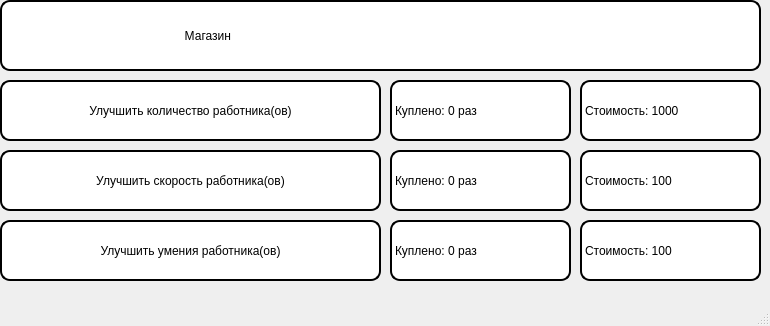
<?xml version="1.0" encoding="UTF-8"?>
<ui version="4.0">
 <class>Shop</class>
 <widget class="QMainWindow" name="Shop">
  <property name="geometry">
   <rect>
    <x>0</x>
    <y>0</y>
    <width>770</width>
    <height>326</height>
   </rect>
  </property>
  <property name="windowTitle">
   <string>MainWindow</string>
  </property>
  <widget class="QWidget" name="centralwidget">
   <widget class="QPushButton" name="pushButton_5">
    <property name="enabled">
     <bool>true</bool>
    </property>
    <property name="geometry">
     <rect>
      <x>0</x>
      <y>80</y>
      <width>381</width>
      <height>61</height>
     </rect>
    </property>
    <property name="styleSheet">
     <string notr="true">QPushButton {
background-color: rgb(255, 255, 255);
font: 75 14pt &quot;MS Shell Dlg 2&quot;;
border-radius: 10px;
border: 2px solid rgba(0, 0, 0, 230);
border-color:  rgb(0, 0, 0)
}

QPushButton:hover {
background-color: rgb(158, 158, 158);
color: black;
border-radius: 10px;
border-color:  rgb(0, 0, 0)
}</string>
    </property>
    <property name="text">
     <string>Улучшить количество работника(ов)</string>
    </property>
   </widget>
   <widget class="QPushButton" name="pushButton_6">
    <property name="enabled">
     <bool>true</bool>
    </property>
    <property name="geometry">
     <rect>
      <x>0</x>
      <y>150</y>
      <width>381</width>
      <height>61</height>
     </rect>
    </property>
    <property name="styleSheet">
     <string notr="true">QPushButton {
background-color: rgb(255, 255, 255);
font: 75 14pt &quot;MS Shell Dlg 2&quot;;
border-radius: 10px;
border: 2px solid rgba(0, 0, 0, 230);
border-color:  rgb(0, 0, 0)
}

QPushButton:hover {
background-color: rgb(158, 158, 158);
color: black;
border-radius: 10px;
border-color:  rgb(0, 0, 0)
}</string>
    </property>
    <property name="text">
     <string>Улучшить скорость работника(ов)</string>
    </property>
   </widget>
   <widget class="QPushButton" name="pushButton_7">
    <property name="enabled">
     <bool>true</bool>
    </property>
    <property name="geometry">
     <rect>
      <x>0</x>
      <y>220</y>
      <width>381</width>
      <height>61</height>
     </rect>
    </property>
    <property name="styleSheet">
     <string notr="true">QPushButton {
background-color: rgb(255, 255, 255);
font: 75 14pt &quot;MS Shell Dlg 2&quot;;
border-radius: 10px;
border: 2px solid rgba(0, 0, 0, 230);
border-color:  rgb(0, 0, 0)
}

QPushButton:hover {
background-color: rgb(158, 158, 158);
color: black;
border-radius: 10px;
border-color:  rgb(0, 0, 0)
}</string>
    </property>
    <property name="text">
     <string>Улучшить умения работника(ов)</string>
    </property>
   </widget>
   <widget class="QLabel" name="label_9">
    <property name="geometry">
     <rect>
      <x>390</x>
      <y>80</y>
      <width>181</width>
      <height>61</height>
     </rect>
    </property>
    <property name="styleSheet">
     <string notr="true">background-color: rgb(255, 255, 255);
font: 75 14pt &quot;MS Shell Dlg 2&quot;;
border-radius: 10px;
border: 2px solid rgba(0, 0, 0, 230);
border-color:  rgb(0, 0, 0)</string>
    </property>
    <property name="text">
     <string>Куплено: 0 раз</string>
    </property>
   </widget>
   <widget class="QLabel" name="label_10">
    <property name="geometry">
     <rect>
      <x>390</x>
      <y>150</y>
      <width>181</width>
      <height>61</height>
     </rect>
    </property>
    <property name="styleSheet">
     <string notr="true">background-color: rgb(255, 255, 255);
font: 75 14pt &quot;MS Shell Dlg 2&quot;;
border-radius: 10px;
border: 2px solid rgba(0, 0, 0, 230);
border-color:  rgb(0, 0, 0)</string>
    </property>
    <property name="text">
     <string>Куплено: 0 раз</string>
    </property>
   </widget>
   <widget class="QLabel" name="label_11">
    <property name="geometry">
     <rect>
      <x>390</x>
      <y>220</y>
      <width>181</width>
      <height>61</height>
     </rect>
    </property>
    <property name="styleSheet">
     <string notr="true">background-color: rgb(255, 255, 255);
font: 75 14pt &quot;MS Shell Dlg 2&quot;;
border-radius: 10px;
border: 2px solid rgba(0, 0, 0, 230);
border-color:  rgb(0, 0, 0)</string>
    </property>
    <property name="text">
     <string>Куплено: 0 раз</string>
    </property>
   </widget>
   <widget class="QLabel" name="label_6">
    <property name="geometry">
     <rect>
      <x>580</x>
      <y>80</y>
      <width>181</width>
      <height>61</height>
     </rect>
    </property>
    <property name="styleSheet">
     <string notr="true">background-color: rgb(255, 255, 255);
font: 75 14pt &quot;MS Shell Dlg 2&quot;;
border-radius: 10px;
border: 2px solid rgba(0, 0, 0, 230);
border-color:  rgb(0, 0, 0)
</string>
    </property>
    <property name="text">
     <string>Стоимость: 1000</string>
    </property>
   </widget>
   <widget class="QLabel" name="label_7">
    <property name="geometry">
     <rect>
      <x>580</x>
      <y>150</y>
      <width>181</width>
      <height>61</height>
     </rect>
    </property>
    <property name="styleSheet">
     <string notr="true">background-color: rgb(255, 255, 255);
font: 75 14pt &quot;MS Shell Dlg 2&quot;;
border-radius: 10px;
border: 2px solid rgba(0, 0, 0, 230);
border-color:  rgb(0, 0, 0)
</string>
    </property>
    <property name="text">
     <string>Стоимость: 100</string>
    </property>
   </widget>
   <widget class="QLabel" name="label_8">
    <property name="geometry">
     <rect>
      <x>580</x>
      <y>220</y>
      <width>181</width>
      <height>61</height>
     </rect>
    </property>
    <property name="styleSheet">
     <string notr="true">background-color: rgb(255, 255, 255);
font: 75 14pt &quot;MS Shell Dlg 2&quot;;
border-radius: 10px;
border: 2px solid rgba(0, 0, 0, 230);
border-color:  rgb(0, 0, 0)
</string>
    </property>
    <property name="text">
     <string>Стоимость: 100</string>
    </property>
   </widget>
   <widget class="QLabel" name="label">
    <property name="geometry">
     <rect>
      <x>0</x>
      <y>0</y>
      <width>761</width>
      <height>71</height>
     </rect>
    </property>
    <property name="styleSheet">
     <string notr="true">background-color: rgb(255, 255, 255);
font: 75 14pt &quot;MS Shell Dlg 2&quot;;
border-radius: 10px;
border: 2px solid rgba(0, 0, 0, 230);
border-color:  rgb(0, 0, 0)
</string>
    </property>
    <property name="text">
     <string>                                                      Магазин</string>
    </property>
   </widget>
  </widget>
  <widget class="QMenuBar" name="menubar">
   <property name="geometry">
    <rect>
     <x>0</x>
     <y>0</y>
     <width>770</width>
     <height>21</height>
    </rect>
   </property>
  </widget>
  <widget class="QStatusBar" name="statusbar"/>
 </widget>
 <resources/>
 <connections/>
</ui>
